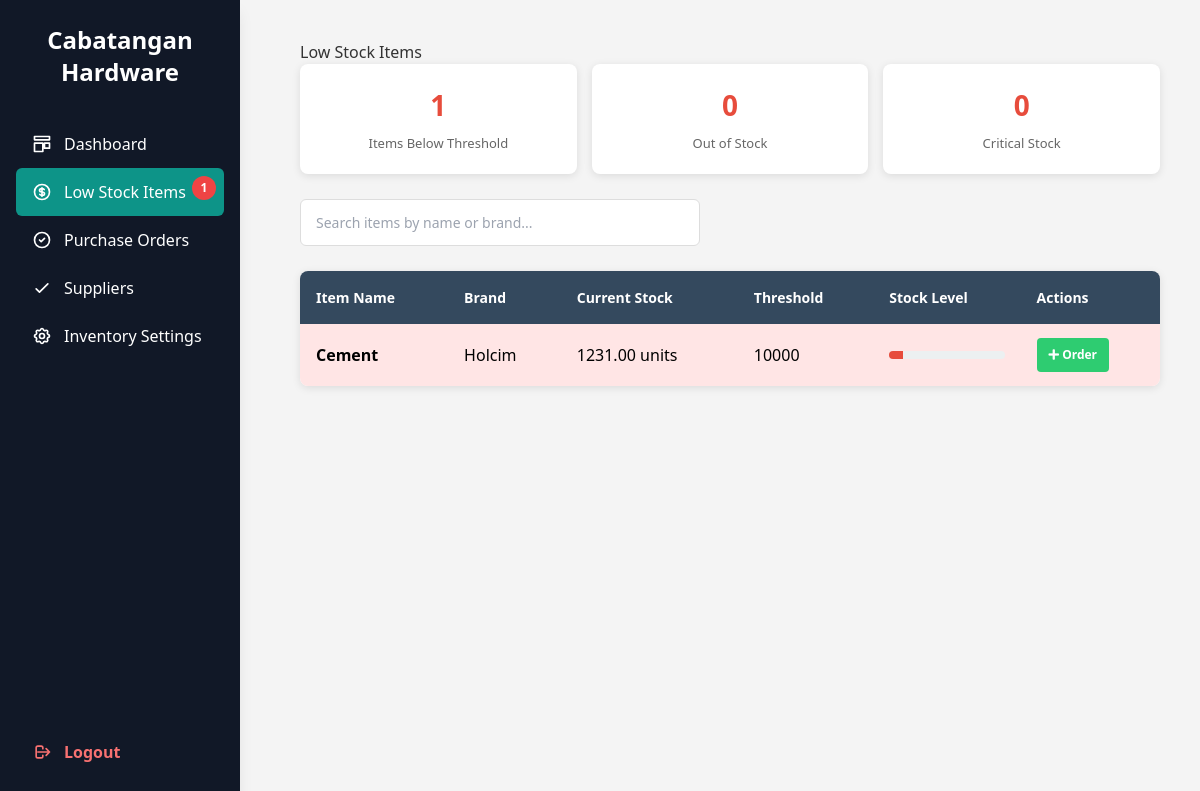
Screenshot of /procurement/low_stock.php (signed in) with the database file from the repository.
### tables this page shows
CREATE TABLE `inventory` (
  `id` int(11) NOT NULL,
  `name` varchar(100) NOT NULL,
  `brand` varchar(50) DEFAULT NULL,
  `category` varchar(50) NOT NULL,
  `quantity` decimal(10,2) NOT NULL DEFAULT 0.00,
  `low_threshold` int(11) NOT NULL DEFAULT 10,
  `image_url` varchar(255) DEFAULT NULL,
  `whole_sale` decimal(10,2) DEFAULT NULL,
  `per_kilo` decimal(10,2) DEFAULT NULL,
  `per_length` decimal(10,2) DEFAULT NULL,
  `batch_id` varchar(50) DEFAULT NULL,
  `condition` varchar(20) NOT NULL DEFAULT 'good',
  `per_unit` decimal(10,2) DEFAULT NULL,
  `wholesale_deduction_units` decimal(10,2) DEFAULT NULL,
  `wholesale_deduction_meters` decimal(10,2) DEFAULT NULL,
  `wholesale_deduction_kilos` decimal(10,2) DEFAULT NULL
);

### procurement/low_stock.php (the view, shortened to what this page needs)
<?php
require_once '../db.php';
$lowStockItems = $pdo->query("
    SELECT * FROM inventory
    WHERE quantity <= low_threshold
    ORDER BY quantity ASC
")->fetchAll();
?>
<!DOCTYPE html>
<html lang="en">
<head>
    <link rel="stylesheet" href="https://cdnjs.cloudflare.com/ajax/libs/font-awesome/5.15.4/css/all.min.css">
</head>
<body>
    <?php include 'includesProc/sidebar.php'; ?>
    <div class="content">
        <h2>Low Stock Items</h2>
        <div class="stat-row">
            <div class="stat-card">
                <div class="stat-value"><?= count($lowStockItems) ?></div>
                <div class="stat-label">Items Below Threshold</div>
            </div>
            <div class="stat-card">
                <div class="stat-value"><?= count(array_filter($lowStockItems, fn($i) => $i['quantity'] == 0)) ?></div>
                <div class="stat-label">Out of Stock</div>
            </div>
            <div class="stat-card">
                <div class="stat-value"><?= count(array_filter($lowStockItems, fn($i) => $i['quantity'] > 0 && $i['quantity'] < 5)) ?></div>
                <div class="stat-label">Critical Stock</div>
            </div>
        </div>
        <div class="action-bar">
            <div class="search-box">
                <input type="text" id="searchInput" placeholder="Search items by name or brand...">
            </div>
        </div>
        <?php if (empty($lowStockItems)): ?>
        <div class="empty-state">
            <i class="fas fa-check-circle"></i>
            <h3>All Items In Stock</h3>
            <p>Great! All inventory items are above their low stock threshold.</p>
        </div>
        <?php else: ?>
        <table>
            <thead>
                <tr>
                    <th>Item Name</th>
                    <th>Brand</th>
                    <th>Current Stock</th>
                    <th>Threshold</th>
                    <th>Stock Level</th>
                    <th>Actions</th>
                </tr>
            </thead>
            <tbody id="itemsTable">
                <?php foreach ($lowStockItems as $item): ?>
                <tr class="<?= $item['quantity'] == 0 ? 'critical' : 'low-stock' ?>" data-name="<?= strtolower($item['name']) ?>" data-brand="<?= strtolower($item['brand'] ?? '') ?>" data-item-id="<?= $item['id'] ?>">
                    <td>
                        <strong><?= htmlspecialchars($item['name']) ?></strong>
                    </td>
                    <td><?= htmlspecialchars($item['brand'] ?? '-') ?></td>
                    <td><?= $item['quantity'] ?> units</td>
                    <td><?= $item['low_threshold'] ?></td>
                    <td>
                        <div class="threshold-bar">
                            <div class="threshold-fill" style="width: <?= ($item['quantity'] / $item['low_threshold'] * 100) ?>%"></div>
                        </div>
                    </td>
                    <td>
                        <div class="action-buttons">
                            <button class="action-btn order" onclick="createOrder(<?= $item['id'] ?>, '<?= htmlspecialchars($item['name']) ?>', '<?= htmlspecialchars($item['brand'] ?? '') ?>')">
                                <i class="fas fa-plus"></i> Order
                            </button>
                        </div>
                    </td>
                </tr>
                <?php endforeach; ?>
            </tbody>
        </table>
        <?php endif; ?>
    </div>
</body>
</html>

### procurement/low_stock.php (style rules this page uses)
* { margin: 0; padding: 0; box-sizing: border-box; }
body { font-family: 'Segoe UI', sans-serif; background-color: #f4f4f4; display: flex; }
.content { margin-left: 260px; padding: 40px; flex: 1; }
h2 { margin-bottom: 30px; font-size: 32px; color: #333; font-weight: 600; }
.action-bar { display: flex; justify-content: space-between; align-items: center; margin-bottom: 25px; gap: 15px; }
.search-box { flex: 1; max-width: 400px; }
.search-box input { width: 100%; padding: 12px 15px; border: 1px solid #ddd; border-radius: 6px; font-size: 14px; }
table { width: 100%; border-collapse: collapse; background: white; border-radius: 8px; overflow: hidden; box-shadow: 0 2px 8px rgba(0, 0, 0, 0.1); }
thead th { background-color: #34495e; color: white; padding: 16px; text-align: left; font-weight: 600; font-size: 14px; }
tbody td { padding: 14px 16px; border-bottom: 1px solid #ecf0f1; }
tbody tr:last-child td { border-bottom: none; }
.low-stock { background-color: #ffe5e5 !important; }
.action-buttons { display: flex; gap: 8px; }
.action-btn { padding: 8px 12px; border: none; border-radius: 4px; cursor: pointer; font-size: 12px; font-weight: 600; transition: all 0.2s; }
.action-btn.order { background-color: #2ecc71; color: white; }
.threshold-bar { background-color: #ecf0f1; border-radius: 4px; height: 8px; overflow: hidden; }
.threshold-fill { background-color: #e74c3c; height: 100%; transition: width 0.3s ease; }
.stat-row { display: grid; grid-template-columns: repeat(3, 1fr); gap: 15px; margin-bottom: 25px; }
.stat-card { background: white; padding: 20px; border-radius: 8px; box-shadow: 0 2px 8px rgba(0, 0, 0, 0.1); text-align: center; }
.stat-value { font-size: 28px; font-weight: 700; color: #e74c3c; }
.stat-label { font-size: 13px; color: #666; margin-top: 8px; }

### rows the page displays
inventory: quantity "0", name "Cement", brand "Holcim", quantity "1231.00", low_threshold "10000"

### other values shown
$lowStockCount "1"
count($lowStockItems) "1"
